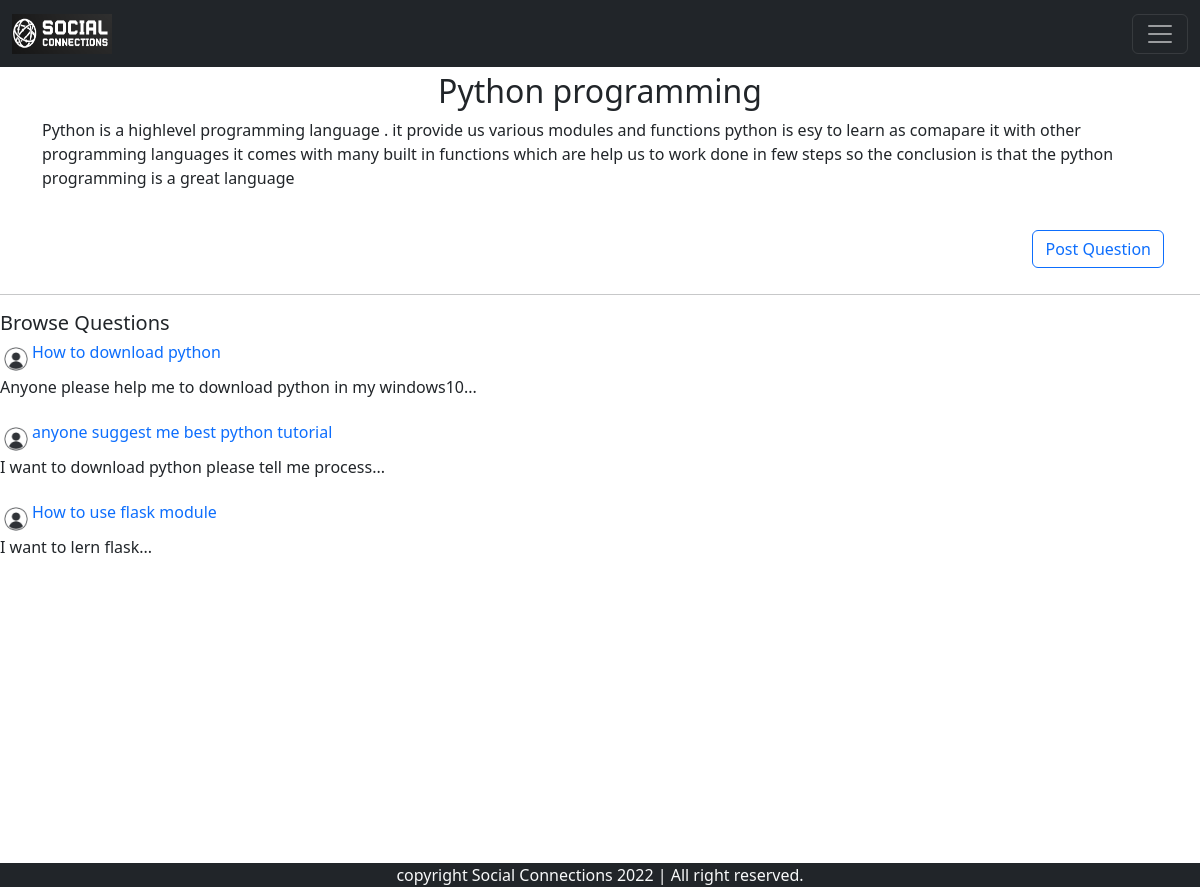
The app's page /thread.php?cat_id=1 with its own data.
### tables this page shows
CREATE TABLE `topics` (
  `sr_no` int(12) NOT NULL,
  `heading` varchar(255) NOT NULL,
  `description` varchar(700) NOT NULL,
  `time` datetime NOT NULL DEFAULT current_timestamp(),
  `img` varchar(20) NOT NULL
);

CREATE TABLE `thread` (
  `thread_id` int(12) NOT NULL,
  `subject` varchar(100) NOT NULL,
  `sub_des` text NOT NULL,
  `user_id` int(12) NOT NULL,
  `cat_id` varchar(12) NOT NULL,
  `time` datetime NOT NULL DEFAULT current_timestamp()
);

### thread.php (the view, shortened to what this page needs)
<?php
include "partials/navbar.php";
?>
<!doctype html>
<html lang="en">
<head>
<link href="https://cdn.jsdelivr.net/npm/bootstrap@5.2.0/dist/css/bootstrap.min.css" rel="stylesheet">
</head>
<body>
<br></br>
<br>
<?php
include "partials/_connect.php";
$id = $_GET['cat_id'];
$sql = "SELECT * FROM `topics` WHERE sr_no = $id";
$result = mysqli_query($conn, $sql);
$row = mysqli_fetch_assoc($result);
?>
<div class = container>
<h2 class ="text-center">  <?php  echo $row['heading']  ; ?> </h2>
<p >
<?php  echo $row['description'] ; ?>
</p>
</div>
<br>
<?php
echo '  <button type="button" class="btn btn-outline-primary" style="float:right; margin-right:3%;"><a href="postque.php?cat_id='.$id.'" style="text-decoration:none;">Post Question</a></button> ';
?>
<br></br>
<hr></hr>
<h5>Browse Questions</h5>
<?php
$catid = $_GET['cat_id'];
$sqlnew = "SELECT * FROM `thread` WHERE cat_id = $catid";
$resultnew = mysqli_query($conn, $sqlnew);
while($rownew = mysqli_fetch_assoc($resultnew) ){
	echo '  <div class="media"><div style = "display:flex;" ><img class="mr-3" src="img/user.jpg" alt="Generic placeholder image" style = "width:2rem; "><a href= "que.php?thread_id='.$rownew['thread_id'].'" style = "text-decoration : none ;" > <h6  style = " display: block ; " class="mt-0">'.$rownew['subject'].'</h6> </div></a> <div class="media-body">'.  substr($rownew['sub_des'],0,80).'...</div> </div>' ;
   echo '<br>';
}
?>
</body>
</html>
<?php
include "partials/footer.php";
?>

### partials/navbar.php (shortened to what this page needs)
<!doctype html>
<html lang="en">
<head>
<link href="https://cdn.jsdelivr.net/npm/bootstrap@5.2.0/dist/css/bootstrap.min.css" rel="stylesheet">
</head>
<body>
<div >
<nav class="navbar navbar-dark bg-dark fixed-top   " >
<div class="container-fluid">
<a class="navbar-brand" href="index.php">
<img src="img/logo.png" alt="Social Connections" width="100" height="40" class="d-inline-block align-text-top">
</a>
<button class="navbar-toggler" type="button" data-bs-toggle="collapse" data-bs-target="#navbarSupportedContent" aria-controls="navbarSupportedContent" aria-expanded="false" aria-label="Toggle navigation">
<span class="navbar-toggler-icon"></span>
</button>
</nav>
</div>
</body>
</html>

### partials/footer.php
<div style="min-height:13rem;">
</div>
<div class ="container-fluid bg-dark text-light bottom" style = "margin-top:6%;bottom:          0px;width :100%; " >
<p class = "text-center mb-0" > copyright Social Connections 2022 | All right reserved.</p>
</div>

### records on screen
topics: heading "Python programming", description "Python is a highlevel programming language . it provide us various modules and functions python is esy to learn as comapare it with other programming languages it comes with many built in functions which are help us to work done in few steps so the conclusion is that the python programming is a great language"
thread: subject "How to download python", sub_des "Anyone please help me to download python in my windows10"
thread: subject "anyone suggest me best python tutorial", sub_des "I want to download python please tell me process"
thread: subject "How to use flask module", sub_des "I want to lern flask"
